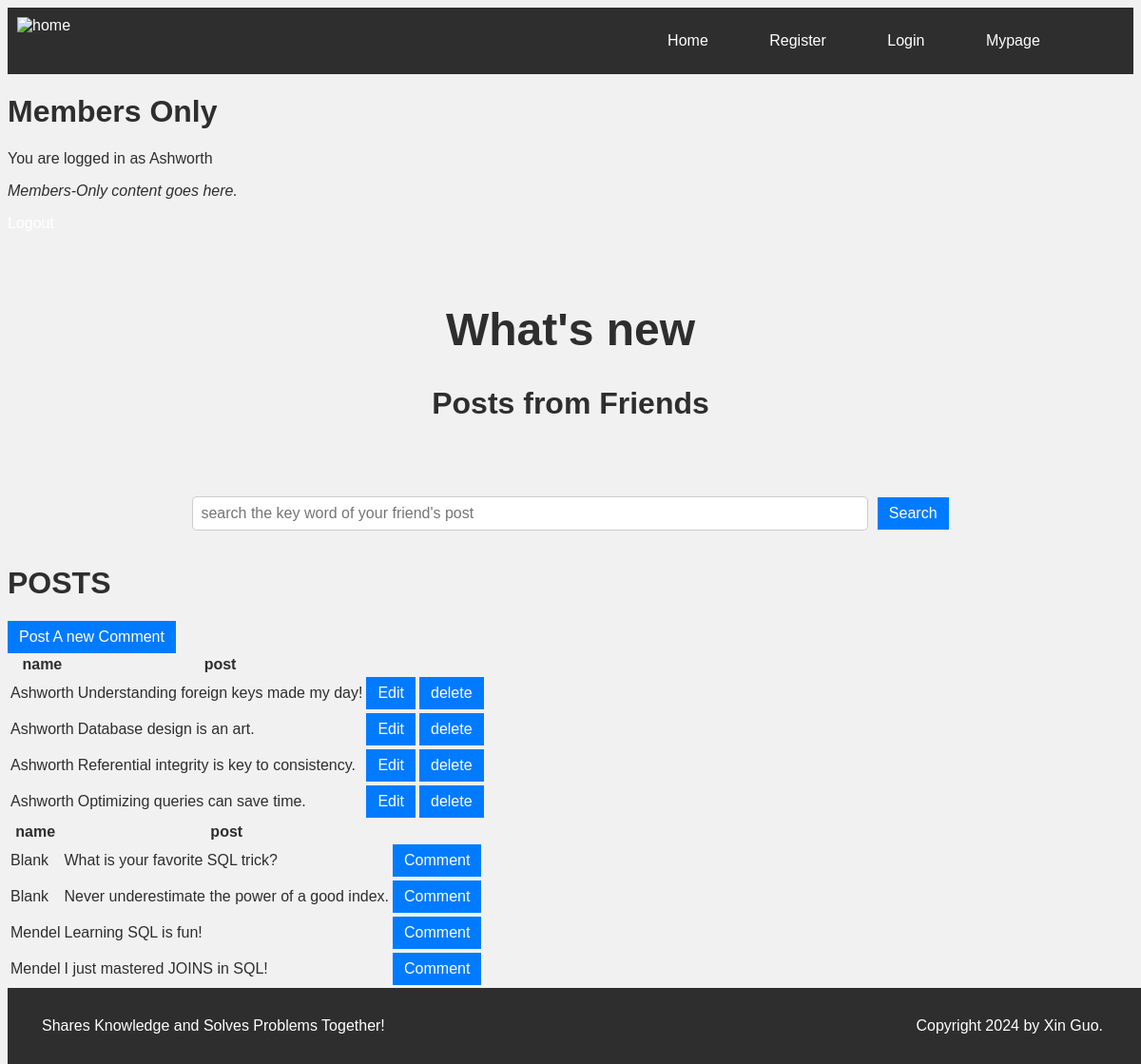
The app's page /individual.php (signed in) with its own data.
### tables this page shows
CREATE TABLE IF NOT EXISTS `posts` (
  `post_id` int(11) NOT NULL AUTO_INCREMENT,
  `post_content` varchar(1000) NOT NULL,
  `poster_id` int(11) NOT NULL,
  PRIMARY KEY (`post_id`),
  FOREIGN KEY (`poster_id`) REFERENCES `users`(`users_id`) ON DELETE CASCADE ON UPDATE CASCADE
);

CREATE TABLE IF NOT EXISTS `users` (
  `users_id` int(11) NOT NULL AUTO_INCREMENT,
  `login` varchar(100) NOT NULL,
  `password` varchar(255) NOT NULL,
  PRIMARY KEY (`users_id`)
);

### individual.php (the view, shortened to what this page needs)
<?php
include 'header.php';
$db = db_connect();
?>
<!DOCTYPE html>
<html>
<head>
</head>
<body>
    <h1>Members Only</h1>
    <?php
    if (isset($_SESSION['valid_user'])) {
        echo '<p>You are logged in as ' . $_SESSION['valid_user'] . '</p>';
        echo '<p><em>Members-Only content goes here.</em></p>';
        echo '<p><a href="logout.php">Logout</a></p>';
    } else {
        echo '<p>You are not logged in.</p>';
        echo '<p>Only logged in members may see this page.</p>';
        header("Location: login.php");
    }
    ?>
      <div class="title">
        <h1>What's new </h1>
        <h2>Posts from Friends </h2>
        </div>
<div class="search-container">
    <input type="search-input" name="search-input" id="search-input" placeholder="search the key word of your friend's post">
    <button>Search</button>
</div>
<body>
  <?php
$login = $_SESSION['valid_user'];
$sql_follow_post = "SELECT u2.login AS followedName, p.post_content AS post
FROM users u1
JOIN follow f ON u1.users_id = f.follow_users_id
JOIN users u2 ON f.follow_poster_id = u2.users_id
JOIN posts p ON u2.users_id = p.poster_id
WHERE u1.login = '$login';
";
$result_set_follow_post = mysqli_query($db, $sql_follow_post);
$sql_my_post = "SELECT u.login AS name, p.post_content AS post
FROM users u
JOIN posts p ON u.users_id = p.poster_id
WHERE u.login = '$login'; " ;
$result_my_post = mysqli_query($db, $sql_my_post);
?>
<div id="content">
  <div class="subjects listing">
    <h1>POSTS</h1>
    <div class="actions">
        <button>
      <a class="action" href="new.php">Post A new Comment </a></button>
    </div>
    <table class="list">
      <tr>
        <th>name</th>
        <th>post</th>
      </tr>
      <?php while ($results_my = mysqli_fetch_assoc($result_my_post)) { ?>
        <tr>
          <td><?php echo $results_my['name']; ?></td>
          <td><?php echo $results_my['post']; ?></td>
          <td><button>
            <a class="action" href="<?php echo "edit.php?name=" . $results_my['name']; ?>">
            Edit</a>
            </button>
            </td>
          <td><button><a class="action" href=<?php echo "delete.php?name=" . $results_my['name']; ?>">delete</a></button></td>
        </tr>
      <?php }
      ?>
    </table>
    <table class="list">
      <tr>
        <th>name</th>
        <th>post</th>
      </tr>
      <?php while ($results = mysqli_fetch_assoc($result_set_follow_post)) { ?>
        <tr>
          <td><?php echo $results['followedName']; ?></td>
          <td><?php echo $results['post']; ?></td>
          <td><a class="action" href="<?php echo "show.php?followedName=" . $results['followedName']; ?>"><button>Comment</button></a></td>
        </tr>
      <?php }
      ?>
    </table>
    <br>
    <br>
    <br>
    <br>
    </div>
  </div>
  <?php include 'footer.php'; ?>
</body>
</body>
</html

### header.php (shortened to what this page needs)
<!doctype html>
<html lang="en">
<head>
    <link rel="stylesheet" type="text/css" href="index.css" >
  </head>
  <body>
    <header>
      <a href="index.php"><img src="imgs/forum_icon.png" alt="home" height="40"></a>
        <nav>
          <ul>
            <li><a href="index.php">Home</a></li>
            <li><a href="registration.php">Register</a></li>
            <li><a href="login.php">Login</a></li>
            <li><a href="individual.php">Mypage</a></li>
          </ul>
        </nav>
      </header>

### footer.php (shortened to what this page needs)
<!DOCTYPE html>
<html lang="en">
<head>
</head>
<footer>
        <div class="icons">
         <p>Shares Knowledge and Solves Problems Together!</p>
        </div>
         <div id="Copyright">
         <p>Copyright 2024 by Xin Guo.</p>
         </div>
     </footer>
</html>

### index.css (style rules this page uses)
html { background-color: #f1f1f1; color:#2e2e2e; font: 1em sans-serif; }
header { background-color: #2e2e2e; display: flex; flex-direction: row; padding: 10px; }
header>nav { width: 50%; color: #faf8ff; display: flex; justify-content: flex-end; padding-right: 5%; margin-left: auto; }
nav li { color: #faf8ff; list-style-type: none; display: inline; width: 100px; margin: 20px; padding: 10px; text-align: right; }
a { text-decoration: none; color: white; }
.title { align-items: center; text-align:center; width:100%; text-align:center; align-items: center; justify-content: center; }
.title>h1 { font-size:3rem; margin-top:5%; }
.title>h2 { font-size:2rem; margin:auto 10% 10% 0% ; padding-bottom: 0; }
.title { display: flex; flex-direction: column; align-items: center; width: 100%; text-align: center; justify-content: center; margin-bottom: 0; padding-bottom: 0; }
.title > h1 { font-size: 3rem; margin-top: 5%; }
.title > h2 { font-size: 2rem; margin: 0 auto 5%; }
button { padding: 8px 12px; font-size: 1em; background-color: #007BFF; color: #fff; border: none; }
footer { color: white; bottom: 0px; background-color: #2e2e2e; position: fixed; width: 100%; height:5%; display: flex; flex-direction: row; align-items:center; padding: 1%; justify-content: space-between; }
footer>div { margin-left: 2%; padding-right: 5%; }
.search-container { display: flex; align-items: baseline; padding: 10px auto; font-size: 1em; justify-content: center; margin: 20px auto; gap: 10px; }
#search-input { font-size: 1em; width:60%; }
input, textarea { width: 100%; padding: 8px; margin: 0; border: 1px solid #ccc; border-radius: 5px; font-size: 1rem; box-sizing: border-box; margin-bottom: 15px; }

### records on screen
posts: poster.login "Ashworth", post_content "Understanding foreign keys made my day!"
posts: poster.login "Ashworth", post_content "Database design is an art."
posts: poster.login "Ashworth", post_content "Referential integrity is key to consistency."
posts: poster.login "Ashworth", post_content "Optimizing queries can save time."
posts: poster.login "Blank", post_content "What is your favorite SQL trick?"
posts: poster.login "Blank", post_content "Never underestimate the power of a good index."
posts: poster.login "Mendel", post_content "Learning SQL is fun!"
posts: poster.login "Mendel", post_content "I just mastered JOINS in SQL!"

### other values on screen
$_SESSION['valid_user'] "Ashworth"
